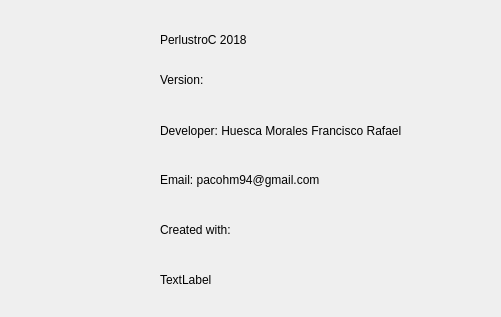
<?xml version="1.0" encoding="UTF-8"?>
<ui version="4.0">
 <class>DialogAbout</class>
 <widget class="QDialog" name="DialogAbout">
  <property name="geometry">
   <rect>
    <x>0</x>
    <y>0</y>
    <width>501</width>
    <height>317</height>
   </rect>
  </property>
  <property name="windowTitle">
   <string>Dialog</string>
  </property>
  <widget class="QLabel" name="label_image">
   <property name="geometry">
    <rect>
     <x>60</x>
     <y>110</y>
     <width>71</width>
     <height>71</height>
    </rect>
   </property>
   <property name="text">
    <string/>
   </property>
   <property name="pixmap">
    <pixmap resource="perlustroC_resources.qrc">:/:/MainIcon</pixmap>
   </property>
  </widget>
  <widget class="QLabel" name="label_2">
   <property name="geometry">
    <rect>
     <x>160</x>
     <y>30</y>
     <width>121</width>
     <height>19</height>
    </rect>
   </property>
   <property name="text">
    <string>PerlustroC 2018</string>
   </property>
  </widget>
  <widget class="QLabel" name="label_3">
   <property name="geometry">
    <rect>
     <x>160</x>
     <y>110</y>
     <width>291</width>
     <height>41</height>
    </rect>
   </property>
   <property name="text">
    <string>Developer: Huesca Morales Francisco Rafael</string>
   </property>
  </widget>
  <widget class="QLabel" name="label_4">
   <property name="geometry">
    <rect>
     <x>160</x>
     <y>220</y>
     <width>281</width>
     <height>19</height>
    </rect>
   </property>
   <property name="text">
    <string>Created with:</string>
   </property>
  </widget>
  <widget class="QLabel" name="label_5">
   <property name="geometry">
    <rect>
     <x>160</x>
     <y>170</y>
     <width>211</width>
     <height>19</height>
    </rect>
   </property>
   <property name="text">
    <string>Email: pacohm94@gmail.com</string>
   </property>
  </widget>
  <widget class="QLabel" name="label_version">
   <property name="geometry">
    <rect>
     <x>160</x>
     <y>70</y>
     <width>281</width>
     <height>19</height>
    </rect>
   </property>
   <property name="text">
    <string>Version:</string>
   </property>
  </widget>
  <widget class="QLabel" name="label_qt_python">
   <property name="geometry">
    <rect>
     <x>160</x>
     <y>270</y>
     <width>261</width>
     <height>19</height>
    </rect>
   </property>
   <property name="text">
    <string>TextLabel</string>
   </property>
  </widget>
 </widget>
 <resources>
  <include location="perlustroC_resources.qrc"/>
 </resources>
 <connections/>
</ui>
